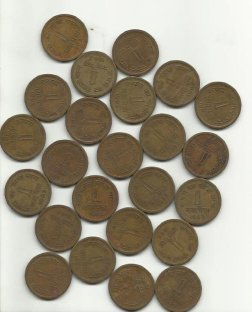
#> input picture segment image/coins.jpg, 252 x 312 px
$ python watershed.py
#> lines starting #> are read from the running program, lines starting #| are printed output that depends on the picture; after the words box and inside, x2 and y2 are one past the last pixel; in counts of white or black regions, pixels touching at a corner belong together
import numpy as np
import cv2

img = cv2.imread('coins.jpg')
#> img is the input picture: shape (312, 252, 3); mean B, G, R 136.3, 153.2, 161.4
gray = cv2.cvtColor(img,cv2.COLOR_BGR2GRAY)
ret, thresh = cv2.threshold(gray,0,255,cv2.THRESH_BINARY_INV+cv2.THRESH_OTSU)
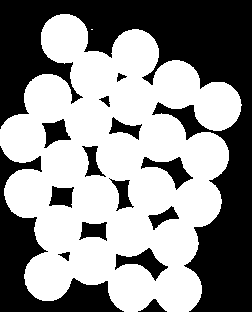
#> thresh: shape (312, 252); 55.9% white; 15 black regions, largest, box (x1, y1, x2, y2) and area: (0, 0, 252, 312) 24925, (0, 146, 124, 312) 5653, (115, 248, 168, 281) 657
#> ret = 162

cv2.imshow("frame",thresh)
cv2.waitKey()


# noise removal
kernel = np.ones((3,3),np.uint8)
opening = cv2.morphologyEx(thresh,cv2.MORPH_OPEN,kernel, iterations = 2)
#> opening: shape (312, 252); 55.9% white; 15 black regions, largest, box (x1, y1, x2, y2) and area: (0, 0, 252, 312) 24935, (0, 146, 124, 312) 5653, (115, 248, 168, 281) 657

# sure background area
sure_bg = cv2.dilate(opening,kernel,iterations=3)
#> sure_bg: shape (312, 252); 66.1% white; 17 black regions (5 under 20 px), largest, box (x1, y1, x2, y2) and area: (0, 0, 252, 312) 21098, (0, 155, 116, 312) 4232, (175, 109, 199, 133) 203

# Finding sure foreground area
dist_transform = cv2.distanceTransform(opening,cv2.DIST_L2,5)
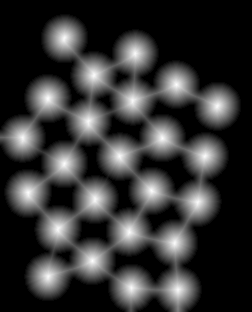
#> dist_transform: shape (312, 252) float32; min 0, max 23.97, mean 4.9; drawn with min black and max white
ret, sure_fg = cv2.threshold(dist_transform,0.7*dist_transform.max(),255,0)
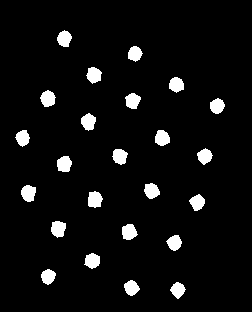
#> sure_fg: shape (312, 252) float32; 5.6% white; 24 white regions, largest, box (x1, y1, x2, y2) and area: (88, 191, 103, 208) 198, (21, 185, 36, 202) 196, (51, 221, 66, 238) 196
#> ret = 16.78


# Finding unknown region
sure_fg = np.uint8(sure_fg)
unknown = cv2.subtract(sure_bg,sure_fg)

cv2.imshow("frame",sure_fg)
cv2.waitKey()


# Marker labelling
ret, markers = cv2.connectedComponents(sure_fg)
#> markers: shape (312, 252) int32; 25 distinct labels, from 0 to 24
#> ret = 25

# Add one to all labels so that sure background is not 0, but 1
markers = markers+1
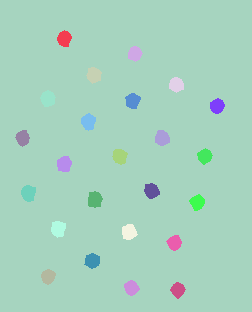
#> markers: shape (312, 252) int32; 25 distinct labels, from 1 to 25; one colour per label, 0 black

# Now, mark the region of unknown with zero
markers[unknown==255] = 0
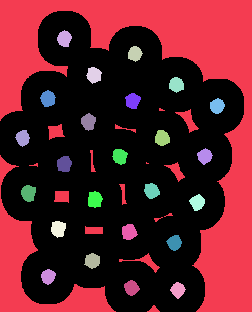
#> markers: shape (312, 252) int32; 26 distinct labels, from 0 to 25; one colour per label, 0 black

markers = cv2.watershed(img,markers)
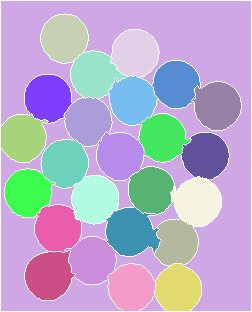
#> markers: shape (312, 252) int32; 26 distinct labels, from -1 to 25; one colour per label, 0 black, -1 white
img[markers == -1] = [255,0,0]
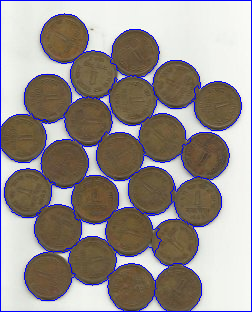
#> img: shape (312, 252, 3); 5.06% of pixels changed, all inside (x1, y1, x2, y2) = (0, 0, 252, 312)

cv2.imshow("frame",img)
cv2.waitKey()
